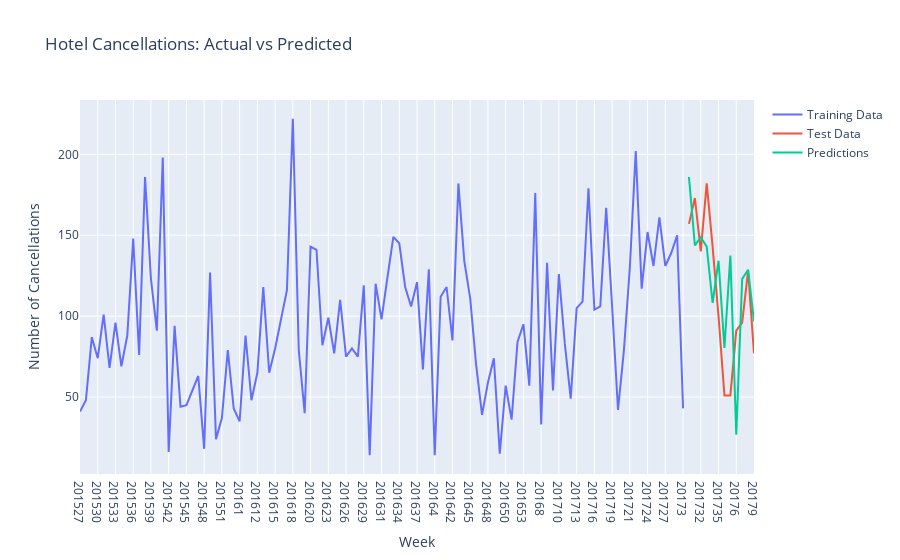

Source (notebook cell):
### Code cell
# Create figure
fig = go.Figure()

# Add training data
fig.add_trace(go.Scatter(y=Y_train, x=X_train, name="Training Data", mode="lines"))

# Add test data
fig.add_trace(go.Scatter(y=Y_test, x=X_test, name="Test Data", mode="lines"))

# Add predictions
fig.add_trace(go.Scatter(y=y_hat, x=X_test, name="Predictions", mode="lines"))

# Update layout
fig.update_layout(
    title="Hotel Cancellations: Actual vs Predicted",
    xaxis_title="Week",
    yaxis_title="Number of Cancellations",
    showlegend=True,
)

fig.show()

### Figure 1 — Plotly figure (JSON) as saved in the notebook; plotly's stock layout.template omitted (floating-point values rounded to 4 significant figures)
{"data": [{"mode": "lines", "name": "Training Data", "type": "scatter", "x": ["201527", "201528", "201529", "201530", "201531", "201532", "201533", "201534", "201535", "201536", "201537", "201538", "201539", "201540", "201541", "201542", "201543", "201544", "201545", "201546", "201547", "201548", "201549", "201550", "201551", "201552", "201553", "20161", "201610", "201611", "201612", "201613", "201614", "201615", "201616", "201617", "201618", "201619", "20162", "201620", "201621", "201622", "201623", "201624", "201625", "201626", "201627", "201628", "201629", "20163", "201630", "201631", "201632", "201633", "201634", "201635", "201636", "201637", "201638", "201639", "20164", "201640", "201641", "201642", "201643", "201644", "201645", "201646", "201647", "201648", "201649", "20165", "201650", "201651", "201652", "201653", "20166", "20167", "20168", "20169", "20171", "201710", "201711", "201712", "201713", "201714", "201715", "201716", "201717", "201718", "201719", "20172", "201720", "201721", "201722", "201723", "201724", "201725", "201726", "201727", "201728", "201729", "20173"], "y": [41, 48, 87, 74, 101, 68, 96, 69, 88, 148, 76, 186, 123, 91, 198, 16, 94, 44, 45, 54, 63, 18, 127, 24, 37, 79, 43, 35, 88, 48, 65, 118, 65, 80, 98, 116, 222, 79, 40, 143, 141, 82, 99, 77, 110, 75, 80, 75, 119, 14, 120, 98, 124, 149, 145, 118, 106, 121, 67, 129, 14, 112, 118, 85, 182, 134, 111, 70, 39, 59, 74, 15, 57, 36, 84, 95, 57, 176, 33, 133, 54, 126, 83, 49, 105, 109, 179, 104, 106, 167, 106, 42, 79, 130, 202, 117, 152, 131, 161, 131, 139, 150, 43]}, {"mode": "lines", "name": "Test Data", "type": "scatter", "x": ["201730", "201731", "201732", "201733", "201734", "201735", "20174", "20175", "20176", "20177", "20178", "20179"], "y": [157, 173, 140, 182, 143, 100, 51, 51, 91, 96, 128, 77]}, {"mode": "lines", "name": "Predictions", "type": "scatter", "x": ["201730", "201731", "201732", "201733", "201734", "201735", "20174", "20175", "20176", "20177", "20178", "20179"], "y": [186.0, 143.8, 148.8, 143.0, 108.2, 134.3, 80.29, 137.4, 26.74, 123.0, 128.7, 96.73]}], "layout": {"showlegend": true, "title": {"text": "Hotel Cancellations: Actual vs Predicted"}, "xaxis": {"title": {"text": "Week"}}, "yaxis": {"title": {"text": "Number of Cancellations"}}}}
